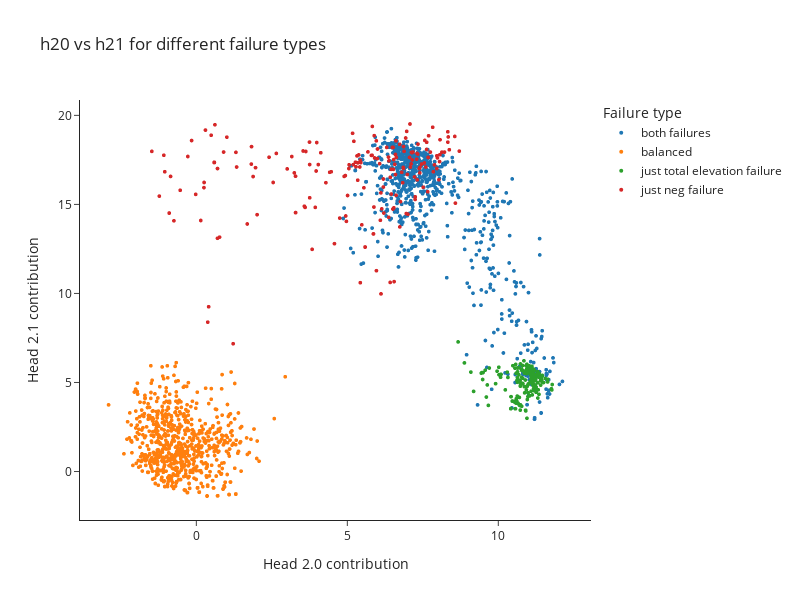

The notebook cell this image was saved under:
### Code cell
def get_negative_failure(data):
    negative_failure = []
    for batch in data:
        parens = batch[0]
        counter = 0
        if not parens:
            negative_failure.append(False)
            continue
        for c in reversed(parens):
            if c == ")":
                counter += 1
            elif c == "(":
                counter -= 1
            if counter < 0:
                negative_failure.append(True)
                break
        else:
            negative_failure.append(False)
    return np.array(negative_failure)

def get_total_elevation_failure(data):
    total_elevation_failure = []
    for batch in data:
        parens = batch[0]
        counter = 0
        if not parens:
            total_elevation_failure.append(False)
            continue
        for c in reversed(parens):
            if c == ")":
                counter += 1
            elif c == "(":
                counter -= 1
        if counter != 0:
            total_elevation_failure.append(True)
        else:
            total_elevation_failure.append(False)
    return np.array(total_elevation_failure)


if MAIN:
    negative_failure = get_negative_failure(data)
    total_elevation_failure = get_total_elevation_failure(data)
    assert len(negative_failure) == len(total_elevation_failure)
    h20_in_d = magnitudes[7] - magnitudes[7, data.isbal].mean(0)
    h21_in_d = magnitudes[8] - magnitudes[8, data.isbal].mean(0)

    failure_types = np.full(len(h20_in_d), "", dtype=np.dtype("U32"))
    failure_types_dict = {
        "both failures": negative_failure & total_elevation_failure,
        "just neg failure": negative_failure & ~total_elevation_failure,
        "just total elevation failure": ~negative_failure & total_elevation_failure,
        "balanced": ~negative_failure & ~total_elevation_failure
    }
    for name, mask in failure_types_dict.items():
        failure_types = np.where(mask, name, failure_types)
    failures_df = pd.DataFrame({
        "Head 2.0 contribution": h20_in_d,
        "Head 2.1 contribution": h21_in_d,
        "Failure type": failure_types
    })[data.starts_open.tolist()]
    fig = px.scatter(
        failures_df, 
        x="Head 2.0 contribution", y="Head 2.1 contribution", color="Failure type", 
        title="h20 vs h21 for different failure types", template="simple_white", height=600, width=800,
        category_orders={"color": failure_types_dict.keys()}
    ).update_traces(marker_size=4)
    fig.show()

### Figure 1 — Plotly figure (JSON) as saved in the notebook; plotly's stock layout.template omitted (floating-point values rounded to 4 significant figures; data arrays with more than 128 entries replaced by an {"elided": "..."} marker saying what was removed)
{"data": [{"hovertemplate": "Failure type=both failures<br>Head 2.0 contribution=%{x}<br>Head 2.1 contribution=%{y}<extra></extra>", "legendgroup": "both failures", "marker": {"color": "#1F77B4", "size": 4, "symbol": "circle"}, "mode": "markers", "name": "both failures", "showlegend": true, "type": "scattergl", "x": {"elided": "913 float values"}, "xaxis": "x", "y": {"elided": "913 float values"}, "yaxis": "y"}, {"hovertemplate": "Failure type=balanced<br>Head 2.0 contribution=%{x}<br>Head 2.1 contribution=%{y}<extra></extra>", "legendgroup": "balanced", "marker": {"color": "#FF7F0E", "size": 4, "symbol": "circle"}, "mode": "markers", "name": "balanced", "showlegend": true, "type": "scattergl", "x": {"elided": "2284 float values"}, "xaxis": "x", "y": {"elided": "2284 float values"}, "yaxis": "y"}, {"hovertemplate": "Failure type=just total elevation failure<br>Head 2.0 contribution=%{x}<br>Head 2.1 contribution=%{y}<extra></extra>", "legendgroup": "just total elevation failure", "marker": {"color": "#2CA02C", "size": 4, "symbol": "circle"}, "mode": "markers", "name": "just total elevation failure", "showlegend": true, "type": "scattergl", "x": {"elided": "195 float values"}, "xaxis": "x", "y": {"elided": "195 float values"}, "yaxis": "y"}, {"hovertemplate": "Failure type=just neg failure<br>Head 2.0 contribution=%{x}<br>Head 2.1 contribution=%{y}<extra></extra>", "legendgroup": "just neg failure", "marker": {"color": "#D62728", "size": 4, "symbol": "circle"}, "mode": "markers", "name": "just neg failure", "showlegend": true, "type": "scattergl", "x": {"elided": "212 float values"}, "xaxis": "x", "y": {"elided": "212 float values"}, "yaxis": "y"}], "layout": {"height": 600, "legend": {"title": {"text": "Failure type"}, "tracegroupgap": 0}, "title": {"text": "h20 vs h21 for different failure types"}, "width": 800, "xaxis": {"anchor": "y", "domain": [0, 1], "title": {"text": "Head 2.0 contribution"}}, "yaxis": {"anchor": "x", "domain": [0, 1], "title": {"text": "Head 2.1 contribution"}}}}
